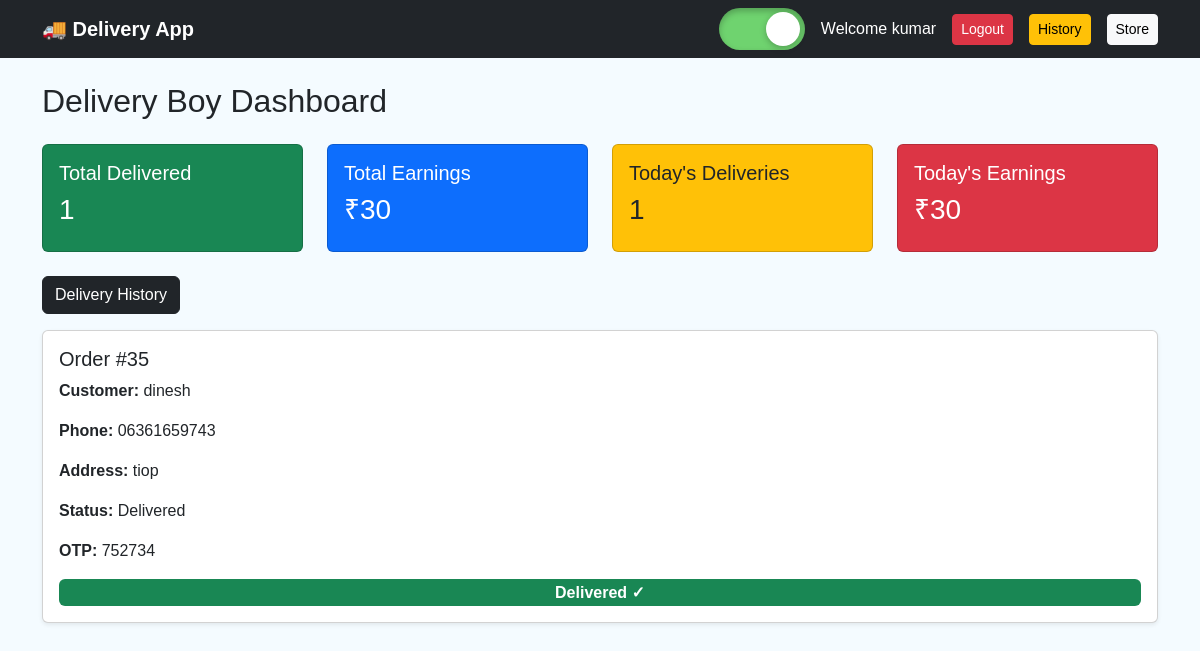
The page /delivery/ (signed in) on the database as committed earlier.
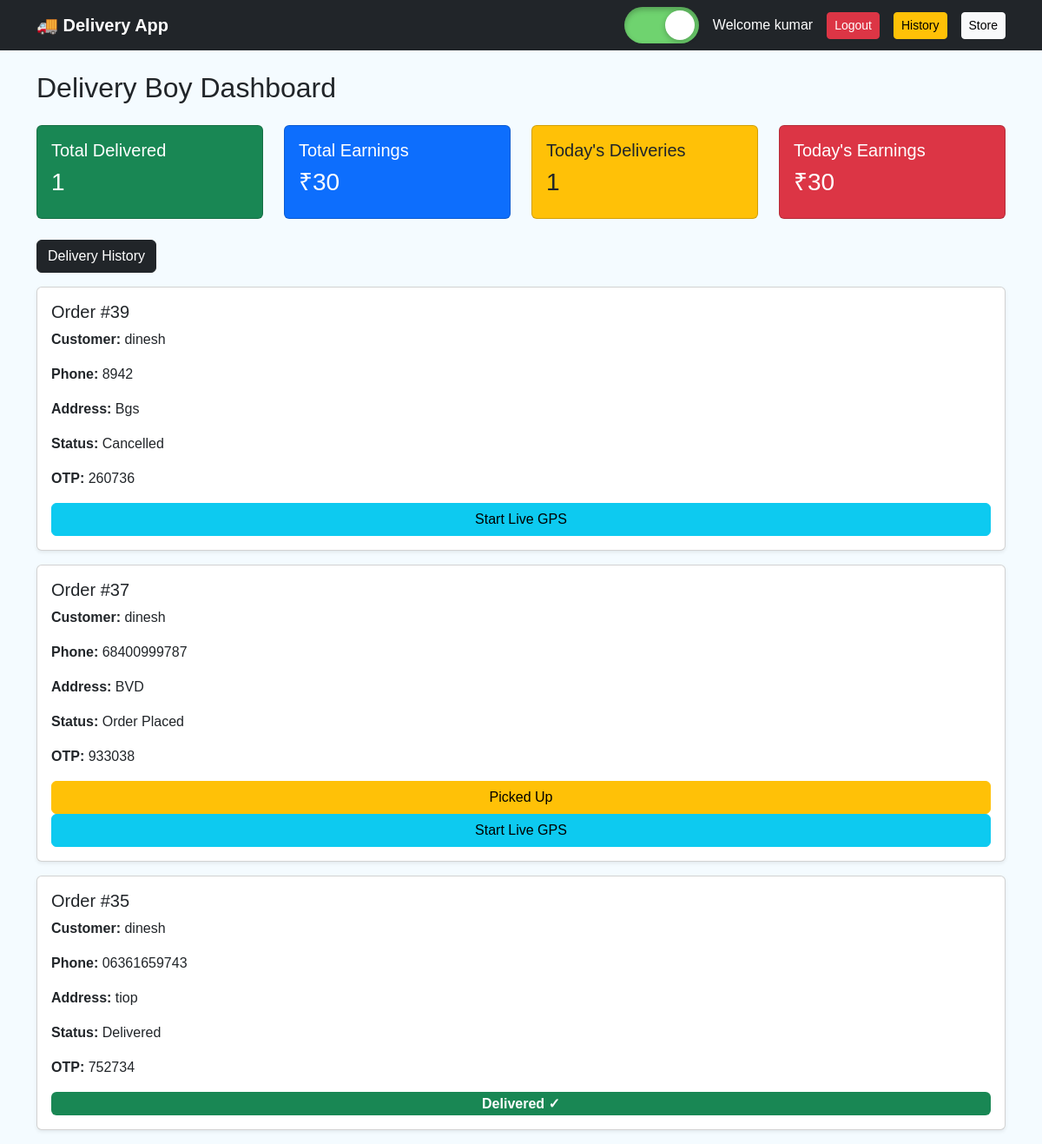
The same page on the database as committed later.
### store/models.py (models this page shows, shortened)
class Order(models.Model):
    user = models.ForeignKey(User, on_delete=models.CASCADE)
    total_amount = models.IntegerField()
    address = models.TextField()
    phone = models.CharField(max_length=15)
    payment_method = models.CharField(max_length=50, default="Cash on Delivery")
    payment_status = models.CharField(max_length=50, default="Pending")
    order_status = models.CharField(max_length=50, default="Placed")
    created_at = models.DateTimeField(auto_now_add=True)
    delivery_status = models.CharField(max_length=50, default="Order Placed")
    delivery_boy = models.CharField(max_length=100, default="Not Assigned")
    estimated_time = models.CharField(max_length=50, default="30 minutes")
    delivery_lat = models.FloatField(null=True, blank=True)
    delivery_lng = models.FloatField(null=True, blank=True)
    delivery_otp = models.CharField(max_length=6, blank=True)
    assigned_delivery_boy = models.ForeignKey("delivery.DeliveryBoy",on_delete=models.SET_NULL, null=True,blank=True)
    DELIVERY_STATUS = (("Order Placed", "Order Placed"),("Picked Up", "Picked Up"),("Out For Delivery", "Out For Delivery"),("Delivered", "Delivered"),)
    delivery_status = models.CharField( max_length=30,choices=DELIVERY_STATUS,default="Order Placed")

### delivery/views.py (the view)
# urls.py: path("", views.delivery_dashboard, name="delivery_dashboard"),
def delivery_dashboard(request):
    if "delivery_boy_id" not in request.session:
        return redirect("delivery_login")
    delivery_boy_id = request.session.get("delivery_boy_id")
    delivery_boy = DeliveryBoy.objects.get(id=delivery_boy_id)
    orders = Order.objects.filter(
        assigned_delivery_boy=delivery_boy
    ).order_by("-created_at")
    delivered_orders = orders.filter(
        delivery_status="Delivered"
    )
    today_orders = delivered_orders.filter(
        created_at__date=date.today()
    )
    total_earnings = delivered_orders.count() * 30
    today_earnings = today_orders.count() * 30
    return render(
        request,
        "delivery_dashboard.html",
        {
            "orders": orders,
            "delivered_orders": delivered_orders.count(),
            "today_orders": today_orders.count(),
            "total_earnings": total_earnings,
            "today_earnings": today_earnings,
            "delivery_boy": delivery_boy,
            "delivery_boy_name": delivery_boy.name,
        }
    )

### delivery/templates/delivery_dashboard.html (shortened to what this page needs)
<!DOCTYPE html>
<html>
<head>
    <link href="https://cdn.jsdelivr.net/npm/bootstrap@5.3.3/dist/css/bootstrap.min.css" rel="stylesheet">
</head>
<body>
<nav class="navbar navbar-dark bg-dark">
    <div class="container">
        <a class="navbar-brand fw-bold" href="{% url 'delivery_dashboard' %}">
            🚚 Delivery App
        </a>
        <div class="ms-auto d-flex align-items-center gap-3">
            {% if request.session.delivery_boy_id %}
                <a href="{% url 'toggle_availability' %}" class="toggle-wrapper">
                    {% if delivery_boy.is_available %}
                        <span class="toggle-switch on">
                            <span class="toggle-ball"></span>
                        </span>
                    {% else %}
                        <span class="toggle-switch">
                            <span class="toggle-ball"></span>
                        </span>
                    {% endif %}
                </a>
                <span class="text-white">
                    Welcome {{ request.session.delivery_boy_name }}
                </span>
                <a href="{% url 'delivery_logout' %}" class="btn btn-danger btn-sm">
                    Logout
                </a>
            {% endif %}
            <a href="{% url 'delivery_history' %}" class="btn btn-warning btn-sm">
                History
            </a>
            <a href="{% url 'home' %}" class="btn btn-light btn-sm">
                Store
            </a>
        </div>
    </div>
</nav>
<div class="container mt-4">
    <h2 class="mb-4">Delivery Boy Dashboard</h2>
    <div class="row mb-4">
        <div class="col-md-3">
            <div class="card bg-success text-white p-3">
                <h5>Total Delivered</h5>
                <h3>{{ delivered_orders }}</h3>
            </div>
        </div>
        <div class="col-md-3">
            <div class="card bg-primary text-white p-3">
                <h5>Total Earnings</h5>
                <h3>₹{{ total_earnings }}</h3>
            </div>
        </div>
        <div class="col-md-3">
            <div class="card bg-warning text-dark p-3">
                <h5>Today's Deliveries</h5>
                <h3>{{ today_orders }}</h3>
            </div>
        </div>
        <div class="col-md-3">
            <div class="card bg-danger text-white p-3">
                <h5>Today's Earnings</h5>
                <h3>₹{{ today_earnings }}</h3>
            </div>
        </div>
    </div>
    <a href="{% url 'delivery_history' %}" class="btn btn-dark mb-3">
        Delivery History
    </a>
    {% for order in orders %}
        <div class="card p-3 mb-3 shadow-sm">
            <h5>Order #{{ order.id }}</h5>
            <p><strong>Customer:</strong> {{ order.user.username }}</p>
            <p><strong>Phone:</strong> {{ order.phone }}</p>
            <p><strong>Address:</strong> {{ order.address }}</p>
            <p><strong>Status:</strong> {{ order.delivery_status }}</p>
            <p><strong>OTP:</strong> {{ order.delivery_otp }}</p>
            {% if order.delivery_status == "Delivered" %}
                <span class="badge bg-success fs-6">
                    Delivered ✓
                </span>
            {% else %}
                {% if order.delivery_status == "Order Placed" %}
                    <a href="{% url 'update_delivery_status' order.id 'Picked Up' %}"
                       class="btn btn-warning">
                        Picked Up
                    </a>
                {% endif %}
                <a href="{% url 'delivery_live' order.id %}" class="btn btn-info">
                    Start Live GPS
                </a>
            {% endif %}
        </div>
    {% empty %}
        <p>No orders found.</p>
    {% endfor %}
</div>
</body>
</html>

### delivery/templates/delivery_dashboard.html (style rules this page uses)
body { background: #f4fbff; font-family: Arial, sans-serif; }
.toggle-wrapper { display: flex; align-items: center; text-decoration: none; }
.toggle-switch { width: 86px; height: 42px; border-radius: 50px; background: #9e9e9e; position: relative; display: inline-block; transition: 0.3s; box-shadow: inset 0 3px 6px rgba(0,0,0,0.25); }
.toggle-ball { width: 34px; height: 34px; background: white; border-radius: 50%; position: absolute; top: 4px; left: 5px; transition: 0.3s; box-shadow: 0 2px 6px rgba(0,0,0,0.25); }
.toggle-switch.on { background: #6fd36f; }
.toggle-switch.on .toggle-ball { left: 47px; }

Rows that differ between the two databases and show on the page:
added Order: id "39", user.username "dinesh", phone "8942", address "Bgs", delivery_status "Cancelled", delivery_otp "260736", shows "Start Live GPS"
added Order: id "37", user.username "dinesh", phone "68400999787", address "BVD", delivery_status "Order Placed", delivery_otp "933038", shows "Picked Up", shows "Start Live GPS"
